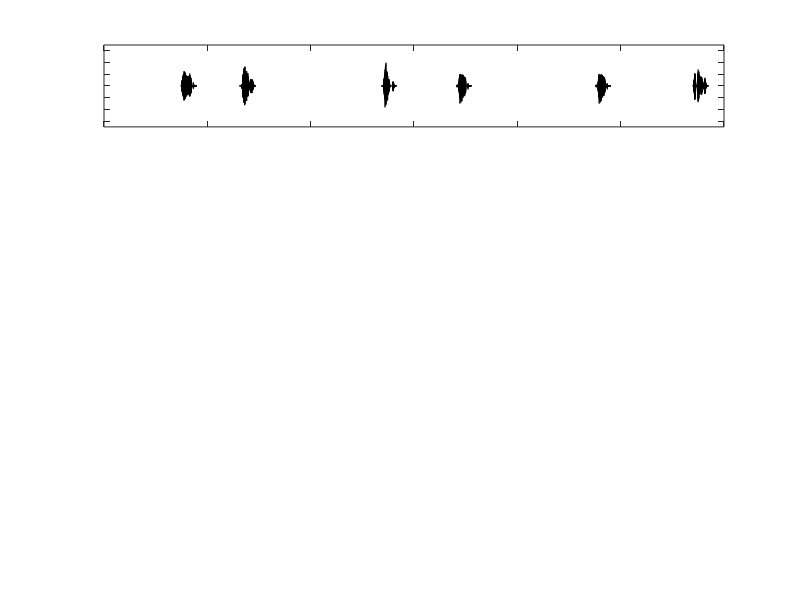

Here is the MATLAB script that generated this plot: (Note: this script raises an error after producing the figure.)
%% Plot time courses of examples
figure;

load('target_stream_for_figure.mat')
subplot(4,1,1);plot(tVec,newTargetSound,'k')
ylim([-0.7,0.7])
yticklabels({''})
xticklabels({''})
load('unscrambled_masker_for_figure.mat')
subplot(4,1,2);plot(tVec,newMaskerSound,'k')
ylim([-0.7,0.7])
yticklabels({''})
xticklabels({''})
load('scrambled_masker_for_figure.mat')
subplot(4,1,3);plot(tVec,newMaskerSound,'k')
ylim([-0.7,0.7])
yticklabels({''})
xticklabels({''})
load('scrambled_AM_masker_for_figure.mat')
subplot(4,1,4);plot(tVec,newMaskerSound*1.4,'k')
ylim([-0.7,0.7])
yticklabels({''})
hold on;plot(tVec,this_masker_envelope*max(newMaskerSound)/max(this_masker_envelope),'r')

%% Plot FFTs of example sentences
figure;
hold on
Fs = fs;
T = 1/Fs;
L = length(newMaskerSound);
Y = fft(newMaskerSound);
P2 = abs(Y/L);
P1 = P2(1:L/2+1);
P1(2:end-1) = 2*P1(2:end-1);
f = Fs*(0:(L/2))/L;
plot(f,P1) 
xlabel('f (Hz)')
ylabel('|P1(f)|')

L = length(newTargetSound);
Y = fft(newTargetSound);
P2 = abs(Y/L);
P1 = P2(1:L/2+1);
P1(2:end-1) = 2*P1(2:end-1);
f = Fs*(0:(L/2))/L;
plot(f,P1) 

%% Plot FFTs of example words
load('word_examples_for_filter_figure.mat')
figure;
hold on
Fs = fs;
T = 1/Fs;
L = length(target_filtered_word);
Y = fft(target_filtered_word);
P2 = abs(Y/L);
P1 = P2(1:L/2+1);
P1(2:end-1) = 2*P1(2:end-1);
f = Fs*(0:(L/2))/L;
plot(f,P1) 
xlabel('f (Hz)')
ylabel('|P1(f)|')

L = length(masker_filtered_word);
Y = fft(masker_filtered_word);
P2 = abs(Y/L);
P1 = P2(1:L/2+1);
P1(2:end-1) = 2*P1(2:end-1);
f = Fs*(0:(L/2))/L;
plot(f,P1) 

legend({'Target Word','Masker Word'})

